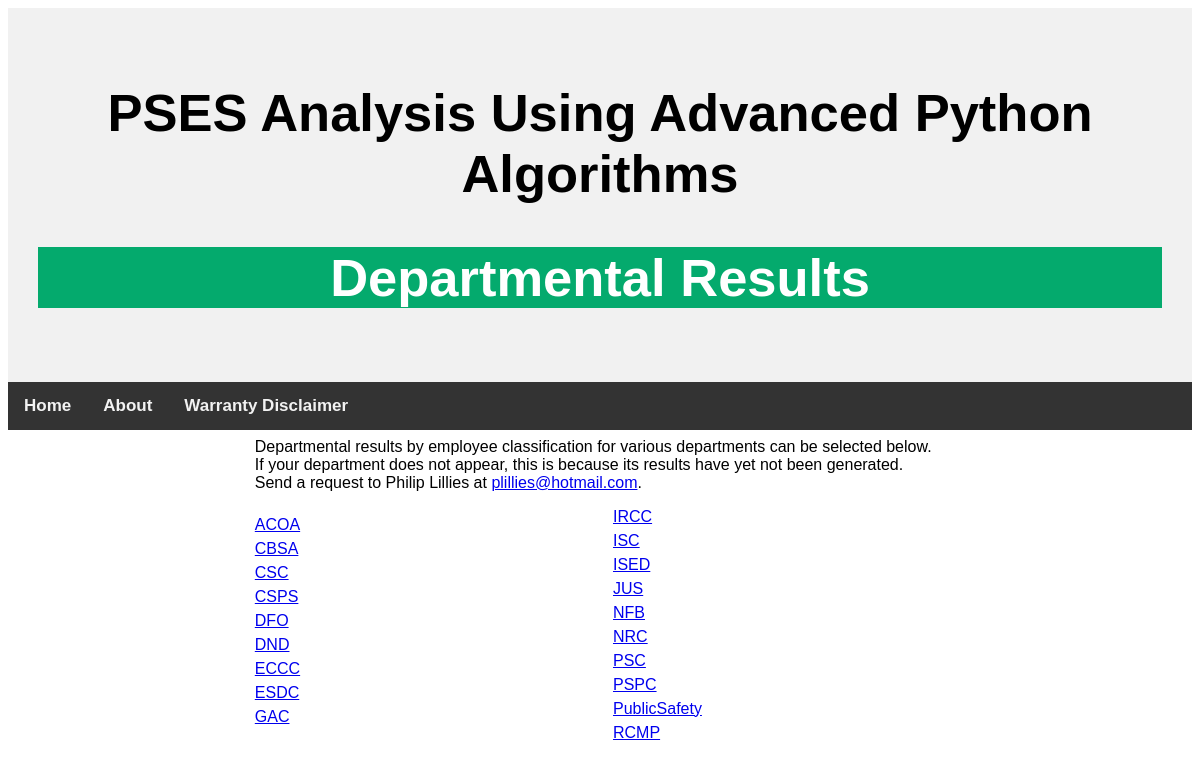
Screenshot of /departmentalresults/ with the database file from the repository.
### repository/models.py (models this page shows, shortened)
class Results(models.Model):
   class Meta:
      verbose_name_plural = "results" # Otherwise Results gets a double s when pluarlized by Django
   title = models.CharField(max_length=250,default='Summary') # Prefix to most names. Usually unchanged.
   code = models.CharField(max_length=50) # Uniquely attributes the file to an entity or demographic group
   filter = models.CharField(max_length=5,default='0') # Set filter to dpt for automatically generated departmental page
   year = models.CharField(max_length=4,null=True,blank=True) # To satisfy database requirements without recreating database
   language = models.CharField(max_length=2,default='en')
   file = models.FileField(upload_to='data') # data is the default, so saves files to data/data. data can be sandbox.
   created = models.DateTimeField(default=timezone.now)
   updated = models.DateTimeField(auto_now=True)

### repository/views.py (the view)
# urls.py: path('departmentalresults/', views.departmentalresults.as_view(), name='departmentalresults'),
class departmentalresults(TemplateView):
    template_name = 'departmentalresults.html'
    def get_context_data(self, **kwargs):
        context = super(departmentalresults, self).get_context_data(**kwargs)
        context['files'] = Results.objects.all().order_by('code') # Orders department links alpahbetically
        return context

### repository/templates/repository/departmentalresults.html
{% extends 'repository/base.html' %}
{% block content %}
<body>
<div class="header">
  <h2>PSES Analysis Using Advanced Python Algorithms</h2>
<h2 style="background-color: #04AA6D;
  color: white;">Departmental Results</h2>
</div>
<div class="topnav">
  <a href="{% url 'repository:home' %}"><b>Home</b></a>
  <a href="{% url 'repository:about' %}"><b>About</b></a>
  <a href="{% url 'repository:warranty' %}"><b>Warranty Disclaimer</b></a>
</div>
<div class="outer">
  <div class="inner">
<br>
    <p>Departmental results by employee classification for various departments can be selected below.
    <br>If your department does not appear, this is because its results have yet not been generated.
    <br>Send a request to Philip Lillies at <a href='mailto:plillies@hotmail.com'>plillies@hotmail.com</a>.</p>
<div class="columns">
<br>
{% for file in files %}
   {% if file.filter == 'dpt' %}
      <p><a href='{{ file.file.url }}'>{{ file.code }}</a></p>
   {% endif %}
{% endfor %}
</div>
   </div>
</div>
</body>
{% endblock %}

### repository/templates/repository/base.html (shortened to what this page needs)
<!DOCTYPE html>
<html lang="en">
<head>
</head>
{% block content %}{% endblock %}
</html>

### repository/templates/repository/base.html (style rules this page uses)
.topnav { background-color: #333; overflow: hidden; }
.topnav a { float: left; color: #f2f2f2; text-align: center; padding: 14px 16px; text-decoration: none; font-size: 17px; }
.header { background-color: #f1f1f1; padding: 30px; text-align: center; font-size: 35px; }
body { font-family: Arial, Helvetica, sans-serif; }
.outer { width: 60%; margin: 0 auto; }
.inner { margin-left: 10px; }
.columns { column-count: 2; }
p { margin-top: -10px; }

### rows the page displays
Results: code "ACOA"
Results: code "CBSA"
Results: code "CSC"
Results: code "CSPS"
Results: code "DFO"
Results: code "DND"
Results: code "ECCC"
Results: code "ESDC"
Results: code "GAC"
Results: code "IRCC"
Results: code "ISC"
Results: code "ISED"
Results: code "JUS"
Results: code "NFB"
Results: code "NRC"
Results: code "PSC"
Results: code "PSPC"
Results: code "PublicSafety"
Results: code "RCMP"
